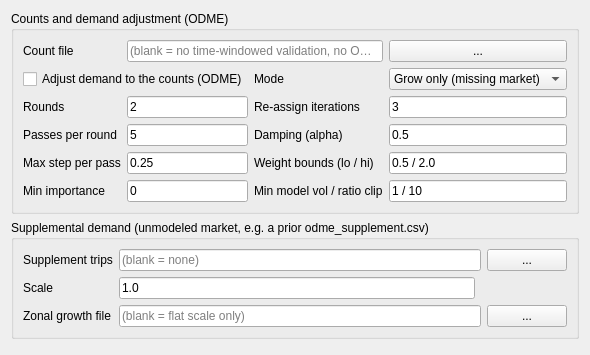
            <widget class="QWidget" name="page_DTA_Odme">
             <attribute name="title">
              <string>Counts / ODME</string>
             </attribute>
             <layout class="QVBoxLayout" name="page_DTA_OdmeLayout">
              <item>
               <widget class="QGroupBox" name="groupBox_Odme">
                <property name="title">
                 <string>Counts and demand adjustment (ODME)</string>
                </property>
                <layout class="QGridLayout" name="gridLayout_odme">
                 <item row="0" column="0">
                  <widget class="QLabel" name="label_countFile">
                   <property name="text">
                    <string>Count file</string>
                   </property>
                  </widget>
                 </item>
                 <item row="0" column="1" colspan="2">
                  <widget class="QLineEdit" name="lineEdit_CountFile">
                   <property name="placeholderText">
                    <string>(blank = no time-windowed validation, no ODME)</string>
                   </property>
                   <property name="toolTip">
                    <string>TIME_COUNT_FILE — ELToD time-sliced counts: A,B,StartTime,EndTime,Count,Importance (HH:MM:SS, vehicles). Always writes count_windows.csv; also the target for ODME.</string>
                   </property>
                  </widget>
                 </item>
                 <item row="0" column="3">
                  <widget class="QPushButton" name="browse_CountFile">
                   <property name="text">
                    <string>...</string>
                   </property>
                  </widget>
                 </item>
                 <item row="1" column="0" colspan="2">
                  <widget class="QCheckBox" name="checkBox_Odme">
                   <property name="text">
                    <string>Adjust demand to the counts (ODME)</string>
                   </property>
                   <property name="toolTip">
                    <string>ODME — after the assignment converges, scale route-key demand toward the counts, re-assigning warm between rounds. Every output then reflects the adjusted demand; count_windows_pre_odme.csv keeps the unadjusted fit.</string>
                   </property>
                  </widget>
                 </item>
                 <item row="1" column="2">
                  <widget class="QLabel" name="label_odmeMode">
                   <property name="text">
                    <string>Mode</string>
                   </property>
                  </widget>
                 </item>
                 <item row="1" column="3">
                  <widget class="QComboBox" name="comboBox_OdmeMode">
                   <property name="toolTip">
                    <string>ODME_MODE — Grow only: raise under-loaded routes only; the added trips are the unmodeled (missing) market, written to odme_supplement.csv. Grow and reduce: also lowers over-loaded routes (reductions are reported in od_adjustment.csv, never in the supplement).</string>
                   </property>
                   <item>
                    <property name="text">
                     <string>Grow only (missing market)</string>
                    </property>
                   </item>
                   <item>
                    <property name="text">
                     <string>Grow and reduce</string>
                    </property>
                   </item>
                  </widget>
                 </item>
                 <item row="2" column="0">
                  <widget class="QLabel" name="label_odmeRounds">
                   <property name="text">
                    <string>Rounds</string>
                   </property>
                  </widget>
                 </item>
                 <item row="2" column="1">
                  <widget class="QLineEdit" name="lineEdit_OdmeRounds">
                   <property name="text">
                    <string>2</string>
                   </property>
                   <property name="toolTip">
                    <string>ODME_ROUNDS — weight-update rounds; each ends with a warm re-assignment so routes and congestion respond to the new demand.</string>
                   </property>
                  </widget>
                 </item>
                 <item row="2" column="2">
                  <widget class="QLabel" name="label_odmeReassign">
                   <property name="text">
                    <string>Re-assign iterations</string>
                   </property>
                  </widget>
                 </item>
                 <item row="2" column="3">
                  <widget class="QLineEdit" name="lineEdit_OdmeReassign">
                   <property name="text">
                    <string>3</string>
                   </property>
                   <property name="toolTip">
                    <string>ODME_REASSIGN_ITERS — equilibrium iterations per re-assignment (0 = reload the fixed paths through the loader without re-routing).</string>
                   </property>
                  </widget>
                 </item>
                 <item row="3" column="0">
                  <widget class="QLabel" name="label_odmePasses">
                   <property name="text">
                    <string>Passes per round</string>
                   </property>
                  </widget>
                 </item>
                 <item row="3" column="1">
                  <widget class="QLineEdit" name="lineEdit_OdmePasses">
                   <property name="text">
                    <string>5</string>
                   </property>
                   <property name="toolTip">
                    <string>ODME_PASSES — weight-update passes per round on the fixed paths.</string>
                   </property>
                  </widget>
                 </item>
                 <item row="3" column="2">
                  <widget class="QLabel" name="label_odmeAlpha">
                   <property name="text">
                    <string>Damping (alpha)</string>
                   </property>
                  </widget>
                 </item>
                 <item row="3" column="3">
                  <widget class="QLineEdit" name="lineEdit_OdmeAlpha">
                   <property name="text">
                    <string>0.5</string>
                   </property>
                   <property name="toolTip">
                    <string>ODME_ALPHA — exponent on each pass's obs/model factor (1 = full step, smaller = gentler).</string>
                   </property>
                  </widget>
                 </item>
                 <item row="4" column="0">
                  <widget class="QLabel" name="label_odmeMaxStep">
                   <property name="text">
                    <string>Max step per pass</string>
                   </property>
                  </widget>
                 </item>
                 <item row="4" column="1">
                  <widget class="QLineEdit" name="lineEdit_OdmeMaxStep">
                   <property name="text">
                    <string>0.25</string>
                   </property>
                   <property name="toolTip">
                    <string>ODME_MAX_STEP — cap on one pass's change as a fraction (0.25 = ±25%).</string>
                   </property>
                  </widget>
                 </item>
                 <item row="4" column="2">
                  <widget class="QLabel" name="label_odmeBounds">
                   <property name="text">
                    <string>Weight bounds (lo / hi)</string>
                   </property>
                  </widget>
                 </item>
                 <item row="4" column="3">
                  <widget class="QLineEdit" name="lineEdit_OdmeBounds">
                   <property name="text">
                    <string>0.5 / 2.0</string>
                   </property>
                   <property name="toolTip">
                    <string>ODME_BOUND_LO / ODME_BOUND_HI — cumulative factor limits on any route key vs its modeled demand. Grow only forces lo = 1.</string>
                   </property>
                  </widget>
                 </item>
                 <item row="5" column="0">
                  <widget class="QLabel" name="label_odmeMinImp">
                   <property name="text">
                    <string>Min importance</string>
                   </property>
                  </widget>
                 </item>
                 <item row="5" column="1">
                  <widget class="QLineEdit" name="lineEdit_OdmeMinImportance">
                   <property name="text">
                    <string>0</string>
                   </property>
                   <property name="toolTip">
                    <string>ODME_MIN_IMPORTANCE — ignore count windows whose Importance is below this.</string>
                   </property>
                  </widget>
                 </item>
                 <item row="5" column="2">
                  <widget class="QLabel" name="label_odmeClip">
                   <property name="text">
                    <string>Min model vol / ratio clip</string>
                   </property>
                  </widget>
                 </item>
                 <item row="5" column="3">
                  <widget class="QLineEdit" name="lineEdit_OdmeModelClip">
                   <property name="text">
                    <string>1 / 10</string>
                   </property>
                   <property name="toolTip">
                    <string>ODME_MIN_MODEL / ODME_RATIO_CLIP — skip windows with model volume below the first value; clip each window's obs/model to [1/clip, clip].</string>
                   </property>
                  </widget>
                 </item>
                </layout>
               </widget>
              </item>
              <item>
               <widget class="QGroupBox" name="groupBox_Supplement">
                <property name="title">
                 <string>Supplemental demand (unmodeled market, e.g. a prior odme_supplement.csv)</string>
                </property>
                <layout class="QGridLayout" name="gridLayout_supp">
                 <item row="0" column="0">
                  <widget class="QLabel" name="label_suppFile">
                   <property name="text">
                    <string>Supplement trips</string>
                   </property>
                  </widget>
                 </item>
                 <item row="0" column="1" colspan="2">
                  <widget class="QLineEdit" name="lineEdit_SuppFile">
                   <property name="placeholderText">
                    <string>(blank = none)</string>
                   </property>
                   <property name="toolTip">
                    <string>SUPPLEMENT_TRIP_FILE — appended after the trip list and tagged market ODME. Do not combine with ODME on the run that created it unless you want a cumulative re-estimate.</string>
                   </property>
                  </widget>
                 </item>
                 <item row="0" column="3">
                  <widget class="QPushButton" name="browse_SuppFile">
                   <property name="text">
                    <string>...</string>
                   </property>
                  </widget>
                 </item>
                 <item row="1" column="0">
                  <widget class="QLabel" name="label_suppScale">
                   <property name="text">
                    <string>Scale</string>
                   </property>
                  </widget>
                 </item>
                 <item row="1" column="1">
                  <widget class="QLineEdit" name="lineEdit_SuppScale">
                   <property name="text">
                    <string>1.0</string>
                   </property>
                   <property name="toolTip">
                    <string>SUPPLEMENT_SCALE — flat factor on every supplement trip (future-year growth of the unmodeled market).</string>
                   </property>
                  </widget>
                 </item>
                 <item row="2" column="0">
                  <widget class="QLabel" name="label_suppGrowth">
                   <property name="text">
                    <string>Zonal growth file</string>
                   </property>
                  </widget>
                 </item>
                 <item row="2" column="1" colspan="2">
                  <widget class="QLineEdit" name="lineEdit_SuppGrowth">
                   <property name="placeholderText">
                    <string>(blank = flat scale only)</string>
                   </property>
                   <property name="toolTip">
                    <string>SUPPLEMENT_GROWTH_FILE — zone,factor CSV (zone = O/D centroid id). Each supplement trip O→D is multiplied by sqrt(g_O × g_D); zones not listed grow 1.0.</string>
                   </property>
                  </widget>
                 </item>
                 <item row="2" column="3">
                  <widget class="QPushButton" name="browse_SuppGrowth">
                   <property name="text">
                    <string>...</string>
                   </property>
                  </widget>
                 </item>
                </layout>
               </widget>
              </item>
              <item>
               <spacer name="page_DTA_OdmeSpacer">
                <property name="orientation">
                 <enum>Qt::Vertical</enum>
                </property>
                <property name="sizeHint" stdset="0">
                 <size>
                  <width>20</width>
                  <height>5</height>
                 </size>
                </property>
               </spacer>
              </item>
             </layout>
            </widget>
